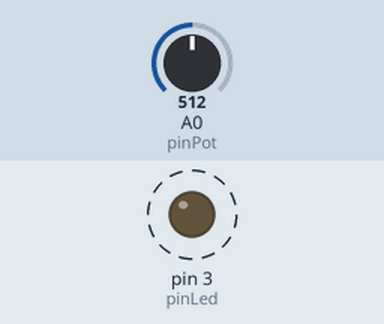
The sketch below on a simulated Arduino Uno, built with avr-gcc and run on an emulated ATmega328P. Parts: output pins drawn as LEDs (lit = HIGH). Dashed ring = blinking. The test bench sets the inputs (shaded band); at power-on: A0 (pinPot) = 512.

Above: at 0.87 s.
1.4 s: A0 (pinPot) set to 0
At 2.7 s:
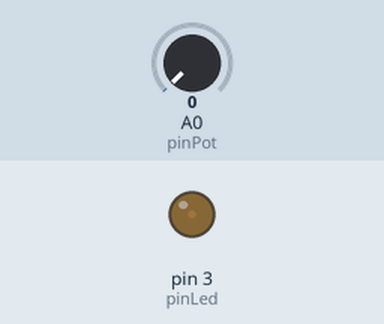
3.0 s: A0 (pinPot) set to 4
At 3.8 s:
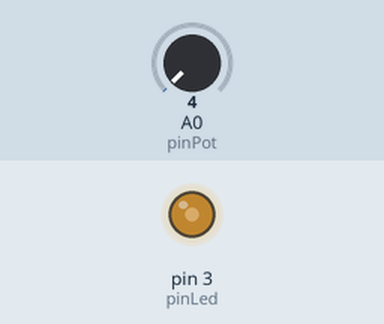
4.5 s: A0 (pinPot) set to 122
At 4.74 s:
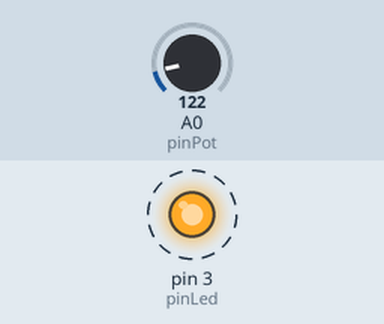
Timing chart, 0 to 13.5 s (numbered marks = the images above; inputs shaded):
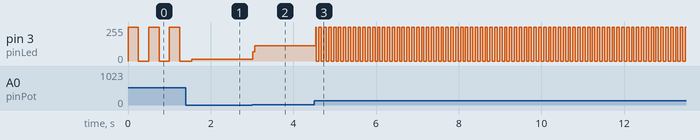

The sketch:

Leerpotenciometro.ino
```cpp
int pinPot = A0;

int pinLed = 3;

int valorPot;

int parpadeo;

void setup() {

pinMode(pinLed, OUTPUT);

}

void loop() {

valorPot = analogRead(pinPot);

parpadeo = map(valorPot, 0, 1023, 0, 500);

digitalWrite(pinLed, HIGH);

delay(parpadeo);

digitalWrite(pinLed, LOW);

delay(parpadeo);

}
```

Measured:
- the behaviour switches between 2 and 3 on A0 (pinPot) (found by bisection; images 1 and 2)
- after the input at 3.0 s, pin 3 (pinLed): 12/255 → 116/255 at once
- after the input at 4.5 s, pin 3 (pinLed): alternates 255/255 for 0.06 s and 0/255 for 0.06 s, starting at once
